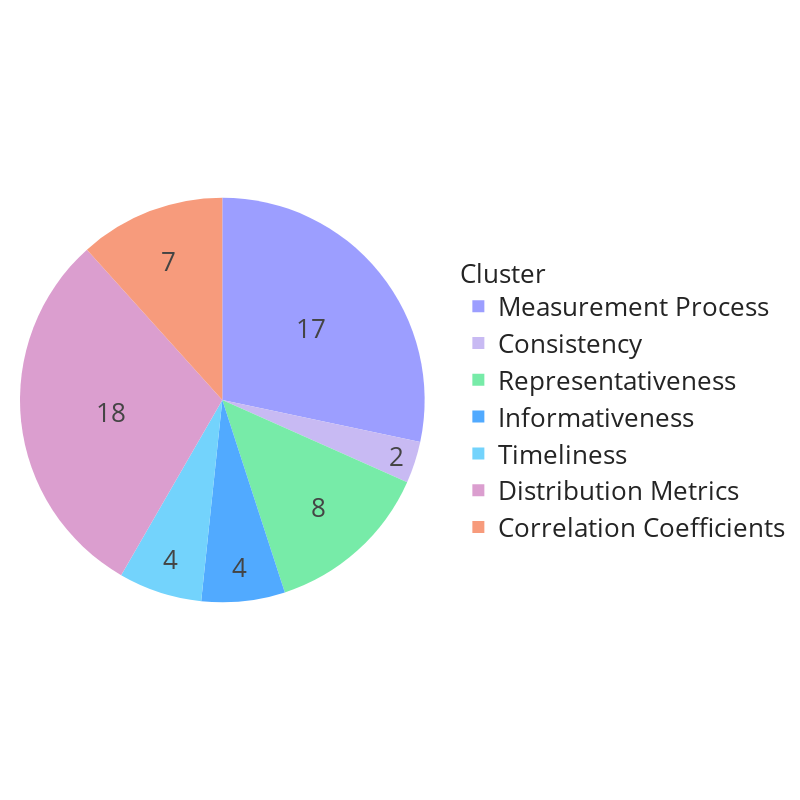

The notebook cell saved with this chart:
### Code cell
import numpy as np
import pandas as pd
import plotly.express as px

# Define your custom cluster order
desired_order = [
    "Measurement Process",
    "Consistency",
    "Representativeness",
    "Informativeness",
    "Timeliness",
    "Distribution Metrics",
    "Correlation Coefficients"
]

df["cluster"] = pd.Categorical(df["cluster"], categories=desired_order, ordered=True)
df = df.sort_values("cluster")

# ✅ text: numbers only (no %)
df["slice_text"] = df["n_metrics"].astype(int).astype(str)

fig = px.pie(
    df,
    names="cluster",
    values="n_metrics",
    color="cluster",
    color_discrete_map=cluster_colors,
    category_orders={"cluster": desired_order}
)

fig.update_traces(
    sort=False,
    text=df["slice_text"],
    textinfo="text",
    textposition="inside",                 # ✅ force inside
    insidetextorientation="horizontal",
    textfont=dict(size=26),

    hovertemplate=(
        "<b>%{label}</b><br>"
        "N = %{value}<extra></extra>"      # ✅ hover shows only N
    ),
)

# ==========================
# ✅ Move pie left (no overlap with legend)
# ==========================
# Pie position controls (0..1): smaller x1 moves pie left, leaving space for legend
PIE_X0, PIE_X1 = 0.00, 0.72   # <- adjust PIE_X1 (e.g. 0.65–0.80)
PIE_Y0, PIE_Y1 = 0.00, 1.00

fig.update_traces(domain=dict(x=[PIE_X0, PIE_X1], y=[PIE_Y0, PIE_Y1]))

fig.update_layout(
    title=None,
    width=800,
    height=800,
    margin=dict(l=20, r=20, t=10, b=10),
    font=dict(size=26),

    showlegend=True,
    legend=dict(
        x=0.78, y=0.5,                      # legend position (to the right)
        xanchor="left",
        yanchor="middle",
        title=dict(
        text="Cluster",      # 👈 legend title text
        font=dict(size=26)   # optional
        )
)
)

fig.show()

### Figure 1 — Plotly figure (JSON) as saved in the notebook; plotly's stock layout.template omitted (floating-point values rounded to 4 significant figures)
{"data": [{"customdata": [["Measurement Process"], ["Consistency"], ["Representativeness"], ["Informativeness"], ["Timeliness"], ["Distribution Metrics"], ["Correlation Coefficients"]], "direction": "clockwise", "domain": {"x": [0, 0.72], "y": [0, 1]}, "hovertemplate": "<b>%{label}</b><br>N = %{value}<extra></extra>", "insidetextorientation": "horizontal", "labels": ["Measurement Process", "Consistency", "Representativeness", "Informativeness", "Timeliness", "Distribution Metrics", "Correlation Coefficients"], "legendgroup": "", "marker": {"colors": ["#9C9EFF", "#C8BAF3", "#77EBA8", "#51AAFF", "#73D3FC", "#DB9ECF", "#F79B7C"]}, "name": "", "showlegend": true, "sort": false, "text": ["17", "2", "8", "4", "4", "18", "7"], "textfont": {"size": 26}, "textinfo": "text", "textposition": "inside", "type": "pie", "values": [17, 2, 8, 4, 4, 18, 7]}], "layout": {"font": {"size": 26}, "height": 800, "legend": {"title": {"font": {"size": 26}, "text": "Cluster"}, "tracegroupgap": 0, "x": 0.78, "xanchor": "left", "y": 0.5, "yanchor": "middle"}, "margin": {"b": 10, "l": 20, "r": 20, "t": 10}, "showlegend": true, "title": {}, "width": 800}}
